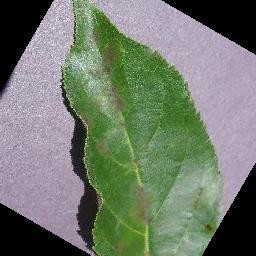
#> input picture models/samples/apple_apple_scab__1.jpg, 256 x 256 px
$ python -i classifier.py   (imports and definitions only)
#> lines starting #> are read from the running program, lines starting #| are printed output that depends on the picture
### backend/data_store.py
"""Loads data/diseases.csv and data/pesticides.csv once and serves lookups.

Each disease works at one of three levels, depending on what the CSVs contain:
  1. diagnosis only:           a row in diseases.csv (always)
  2. + spread forecast:        weather-response parameters filled in (r_base ... economic_threshold)
  3. + spray recommendation:   one or more rows in pesticides.csv for the disease id
Healthy classes never get a forecast or a spray.

Disease ids are the dataset folder names "slugified", e.g.
"Corn_(maize)___Common_rust_" -> "corn_maize_common_rust". ml/train.py writes the same ids
into models/labels.json, so the three sources line up.
"""
import csv
import re
from functools import lru_cache

from . import config

PARAM_FIELDS = ["r_base", "t_opt", "t_width", "h_thresh", "h_scale", "rain_boost", "economic_threshold"]


def slugify(name: str) -> str:
    return re.sub(r"[^a-z0-9]+", "_", name.lower()).strip("_")


@lru_cache(maxsize=1)
def diseases() -> dict:
    out = {}
    with open(config.DATA_DIR / "diseases.csv", newline="", encoding="utf-8") as f:
        for row in csv.DictReader(f):
            row["is_healthy"] = row.get("pathogen_type", "") == "healthy" or row["id"].endswith("healthy")
            vals = [(row.get(k) or "").strip() for k in PARAM_FIELDS]
            if all(vals) and not row["is_healthy"]:
                for k, v in zip(PARAM_FIELDS, vals):
                    row[k] = float(v)
                row["has_forecast"] = True
            else:
                for k in PARAM_FIELDS:
                    row[k] = None
                row["has_forecast"] = False
            out[row["id"]] = row
    return out


# [17 lines left out: functions pesticides, get_disease, not called in this run]


def products_for(disease_id: str) -> list:
    return pesticides().get(disease_id, [])


# [21 lines left out: functions summary, check_consistency, not called in this run]

### backend/classifier.py
"""Leaf-photo classifier.

Uses the ONNX model exported by ml/train.py (onnxruntime is light and fast on CPU, so the
backend doesn't need PyTorch). If no model file exists yet, it runs in DEMO MODE so the
frontend and simulation can be built and tested in parallel: the diagnosis comes from
the filename (e.g. "late_blight_3.jpg") or, failing that, from a hash of the image.
Every response says which mode produced it, and the UI shows a banner in demo mode.
"""
from __future__ import annotations

import hashlib
import io
import json
import re
from pathlib import Path

import numpy as np
from PIL import Image, ImageOps, UnidentifiedImageError

from . import config

DEFAULT_MEAN = [0.485, 0.456, 0.406]
DEFAULT_STD = [0.229, 0.224, 0.225]


# [17 lines left out: functions _name_tokens, demo_guess, not called in this run]


class ImageError(ValueError):
    """Bad upload; message is safe to show to the user."""


# [47 lines left out: functions load_image, preprocess, quality_warnings, _softmax, not called in this run]


class Classifier:
    def __init__(self, model_path: Path = config.MODEL_PATH, labels_path: Path = config.LABELS_PATH):
        self.session = None
        from . import data_store

        self.classes = sorted(data_store.diseases())
        self.size, self.mean, self.std = 224, DEFAULT_MEAN, DEFAULT_STD
        self.load_error = None
        if Path(model_path).exists() and Path(labels_path).exists():
            try:
                import onnxruntime as ort

                meta = json.loads(Path(labels_path).read_text())
                self.classes = meta["classes"]
                self.size = int(meta.get("input_size", 224))
                self.mean = meta.get("mean", DEFAULT_MEAN)
                self.std = meta.get("std", DEFAULT_STD)
                self.session = ort.InferenceSession(str(model_path), providers=["CPUExecutionProvider"])
                self.input_name = self.session.get_inputs()[0].name
            except Exception as e:  # keep the server up; report in /api/health
                self.session = None
                self.load_error = f"{type(e).__name__}: {e}"
        elif Path(model_path).exists() or Path(labels_path).exists():
            self.load_error = "Found only one of the model file and labels.json; both are needed."

    @property
    def loaded(self) -> bool:
        return self.session is not None

    # [34 lines left out: functions _probs, predict, not called in this run]

>>> import cv2
>>> picture = cv2.imread('../models/samples/apple_apple_scab__1.jpg', cv2.IMREAD_GRAYSCALE)
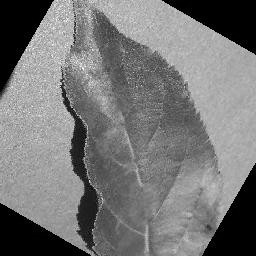
#> picture: shape (256, 256); min 0, max 255, mean 118.3
#> (the run stopped early here; a loop or call above may not have finished)

$ run again, on models/samples/apple_black_rot__1.jpg
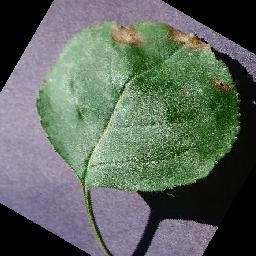
#> input picture models/samples/apple_black_rot__1.jpg, 256 x 256 px
#> `picture = cv2.imread('../models/samples/apple_apple_scab__1.jpg', cv2...`:
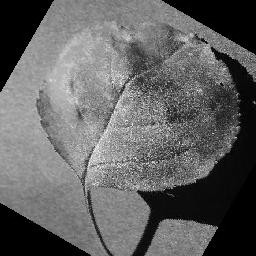
#> picture: shape (256, 256); min 0, max 251, mean 98.4

$ run again, on models/samples/apple_black_rot__2.jpg
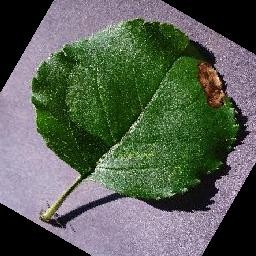
#> input picture models/samples/apple_black_rot__2.jpg, 256 x 256 px
#> `picture = cv2.imread('../models/samples/apple_apple_scab__1.jpg', cv2...`:
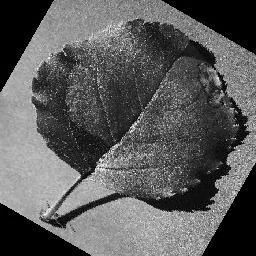
#> picture: shape (256, 256); min 0, max 255, mean 91.5
